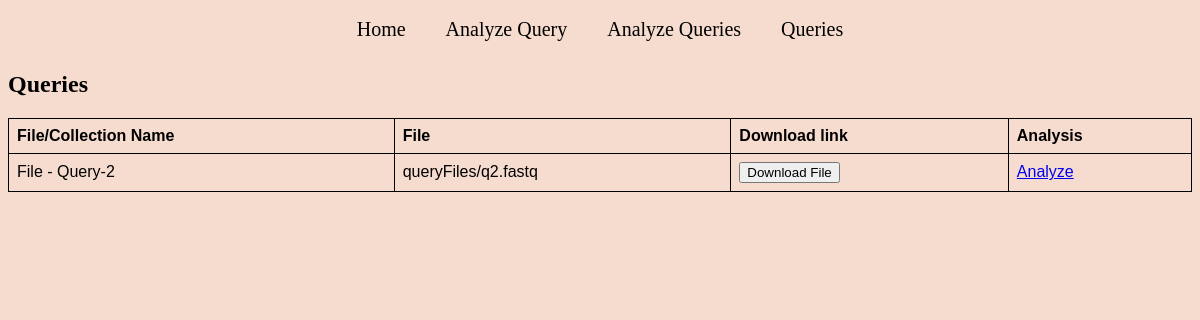
The app's page /query/query_list/, older data.
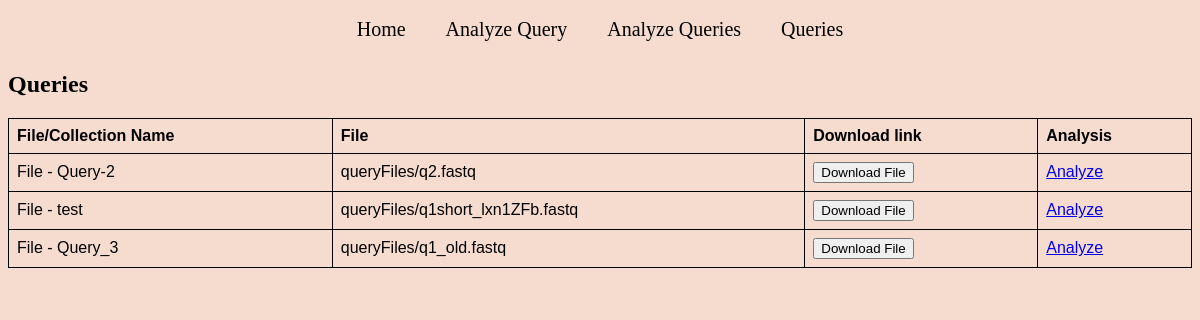
The same page, newer data.
### queries/models.py (models this page shows, shortened)
class Query(models.Model):
    fileName = models.CharField(max_length=100, default='')
    queryFile = models.FileField(upload_to='queryFiles/', null=True, blank=True)
    query_collection = models.ForeignKey(Queries, on_delete=models.CASCADE, null=True)

### queries/views.py (the view)
# urls.py: path('query_list/', views.query_list, name='query_list'),
def query_list(request):
    queries = Query.objects.all()
    for query in queries:
        print(str(query.queryFile))
        print(str(query.queryFile).split('/')[-1])
    file_names = [str(query.queryFile).split('/')[-1] for query in queries]
    print(file_names)
    context = {
        'queries': queries,
        'empty': len(queries) == 0,
        'file_names': file_names
    }
    return render(request, 'queries/query_list.html', context)

### queries/templates/queries/query_list.html
{% extends 'base.html' %}
{% block content %}
    {% if empty %}
        <h2>There are no queries.</h2>
    {% else %}
        <h2>Queries</h2>
        <table class="table">
            <thead>
            <tr>
                <th>File/Collection Name</th>
                <th>File</th>
                <th>Download link</th>
                <th>Analysis</th>
            </tr>
            </thead>
            <tbody>
                {% for query in queries %}
                <tr>
                    {% if query.fileName %}
                        <td> File - {{ query.fileName }}</td>
                    {% else %}
                        <td> Collection - {{ query.query_collection.collection_name }}
                    {% endif %}
                    <td> {{ query.queryFile.name }}</td>
                    <td>
                        <a href="{{ query.queryFile.url }}"><button>Download File</button></a>
                    </td>
                    <td>
                        <a href="{% url 'queries:analyze' query_id=query.id %}" target="_blank">
                            Analyze
                        </a>
                    </td>
                </tr>
                {% endfor %}
            </tbody>
        </table>
    {% endif %}
{% endblock %}

Row changes from the older to the newer data that the page shows:
added Query: fileName "test", queryFile.name "queryFiles/q1short_lxn1ZFb.fastq"
added Query: fileName "Query_3", queryFile.name "queryFiles/q1_old.fastq"
